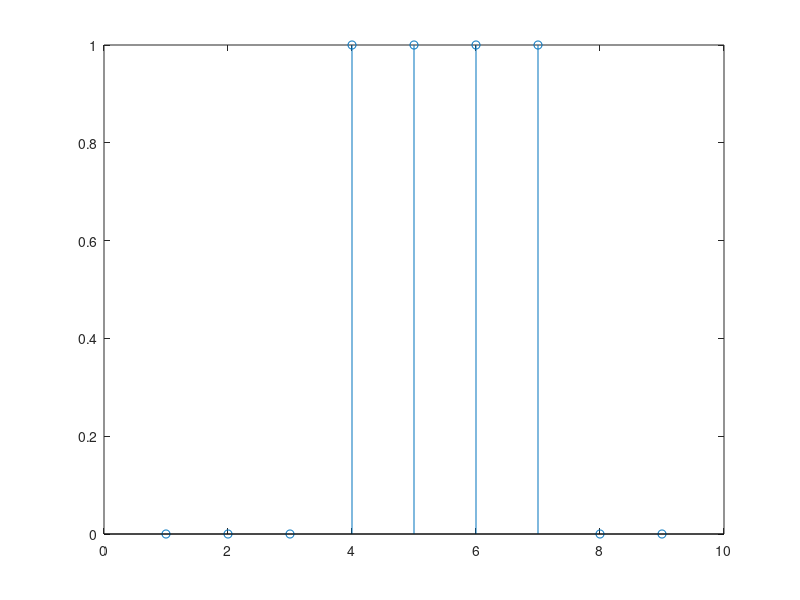

Recreate this plot in MATLAB.
close all;
clear all;
clc;

%input
n=input('');


%operation
Un=zeros(1,(n*2)-1);

for i=4:1:7
    Un(i)=1;
end

t=-(n-1):n;
%output
stem(Un);